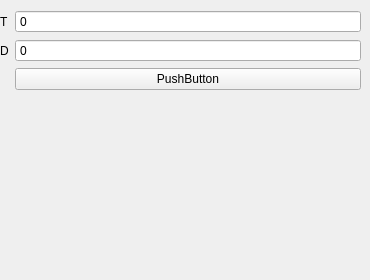
    <widget class="QWidget" name="deltaf">
     <widget class="QWidget" name="formLayoutWidget_14">
      <property name="geometry">
       <rect>
        <x>0</x>
        <y>10</y>
        <width>361</width>
        <height>261</height>
       </rect>
      </property>
      <layout class="QFormLayout" name="formLayout_16">
       <item row="0" column="0">
        <widget class="QLabel" name="htext_30">
         <property name="text">
          <string>T</string>
         </property>
        </widget>
       </item>
       <item row="0" column="1">
        <widget class="QDoubleSpinBox" name="DoubleSpinBox_4">
         <property name="buttonSymbols">
          <enum>QAbstractSpinBox::NoButtons</enum>
         </property>
         <property name="specialValueText">
          <string>0</string>
         </property>
         <property name="decimals">
          <number>3</number>
         </property>
         <property name="minimum">
          <double>-1000000000000.000000000000000</double>
         </property>
         <property name="maximum">
          <double>1000000000000.000000000000000</double>
         </property>
         <property name="value">
          <double>-1000000000000.000000000000000</double>
         </property>
        </widget>
       </item>
       <item row="1" column="0">
        <widget class="QLabel" name="htext_31">
         <property name="text">
          <string>D</string>
         </property>
        </widget>
       </item>
       <item row="1" column="1">
        <widget class="QDoubleSpinBox" name="fDoubleSpinBox_6">
         <property name="buttonSymbols">
          <enum>QAbstractSpinBox::NoButtons</enum>
         </property>
         <property name="specialValueText">
          <string>0</string>
         </property>
         <property name="decimals">
          <number>3</number>
         </property>
         <property name="minimum">
          <double>-1000000000000.000000000000000</double>
         </property>
         <property name="maximum">
          <double>1000000000000.000000000000000</double>
         </property>
         <property name="value">
          <double>-1000000000000.000000000000000</double>
         </property>
        </widget>
       </item>
       <item row="3" column="1">
        <widget class="QPushButton" name="pushButton_24">
         <property name="text">
          <string>PushButton</string>
         </property>
        </widget>
       </item>
      </layout>
     </widget>
    </widget>
